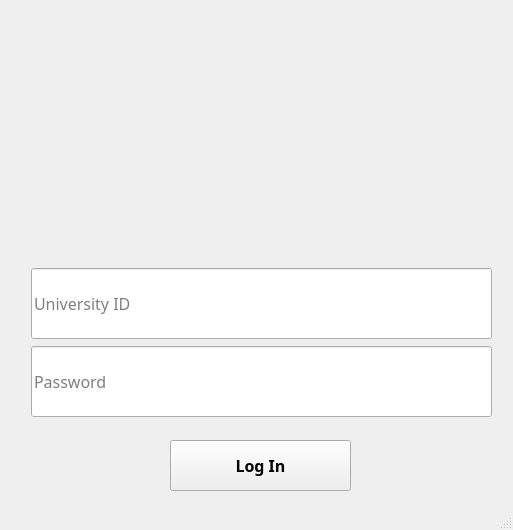
<?xml version="1.0" encoding="UTF-8"?>
<ui version="4.0">
 <class>MainWindow</class>
 <widget class="QMainWindow" name="MainWindow">
  <property name="geometry">
   <rect>
    <x>0</x>
    <y>0</y>
    <width>513</width>
    <height>530</height>
   </rect>
  </property>
  <property name="windowTitle">
   <string>MainWindow</string>
  </property>
  <widget class="QWidget" name="centralwidget">
   <widget class="QLineEdit" name="login">
    <property name="geometry">
     <rect>
      <x>31</x>
      <y>268</y>
      <width>461</width>
      <height>71</height>
     </rect>
    </property>
    <property name="font">
     <font>
      <family>Yu Gothic Light</family>
      <pointsize>12</pointsize>
      <weight>50</weight>
      <italic>false</italic>
      <bold>false</bold>
      <kerning>true</kerning>
     </font>
    </property>
    <property name="text">
     <string/>
    </property>
    <property name="readOnly">
     <bool>false</bool>
    </property>
    <property name="placeholderText">
     <string>University ID</string>
    </property>
   </widget>
   <widget class="QLineEdit" name="password">
    <property name="geometry">
     <rect>
      <x>31</x>
      <y>346</y>
      <width>461</width>
      <height>71</height>
     </rect>
    </property>
    <property name="font">
     <font>
      <family>Yu Gothic UI Light</family>
      <pointsize>12</pointsize>
     </font>
    </property>
    <property name="text">
     <string/>
    </property>
    <property name="echoMode">
     <enum>QLineEdit::Password</enum>
    </property>
    <property name="placeholderText">
     <string>Password</string>
    </property>
   </widget>
   <widget class="QPushButton" name="pushButton">
    <property name="geometry">
     <rect>
      <x>170</x>
      <y>440</y>
      <width>181</width>
      <height>51</height>
     </rect>
    </property>
    <property name="font">
     <font>
      <family>Yu Gothic UI Semibold</family>
      <pointsize>12</pointsize>
      <weight>75</weight>
      <bold>true</bold>
     </font>
    </property>
    <property name="text">
     <string>Log In</string>
    </property>
    <property name="autoDefault">
     <bool>false</bool>
    </property>
   </widget>
   <widget class="QLabel" name="logo">
    <property name="geometry">
     <rect>
      <x>40</x>
      <y>0</y>
      <width>421</width>
      <height>251</height>
     </rect>
    </property>
    <property name="autoFillBackground">
     <bool>false</bool>
    </property>
    <property name="text">
     <string/>
    </property>
    <property name="pixmap">
     <pixmap>../imagesgui/Logo_Web_2020.png</pixmap>
    </property>
    <property name="scaledContents">
     <bool>true</bool>
    </property>
   </widget>
  </widget>
  <widget class="QStatusBar" name="statusbar"/>
 </widget>
 <resources/>
 <connections/>
</ui>
